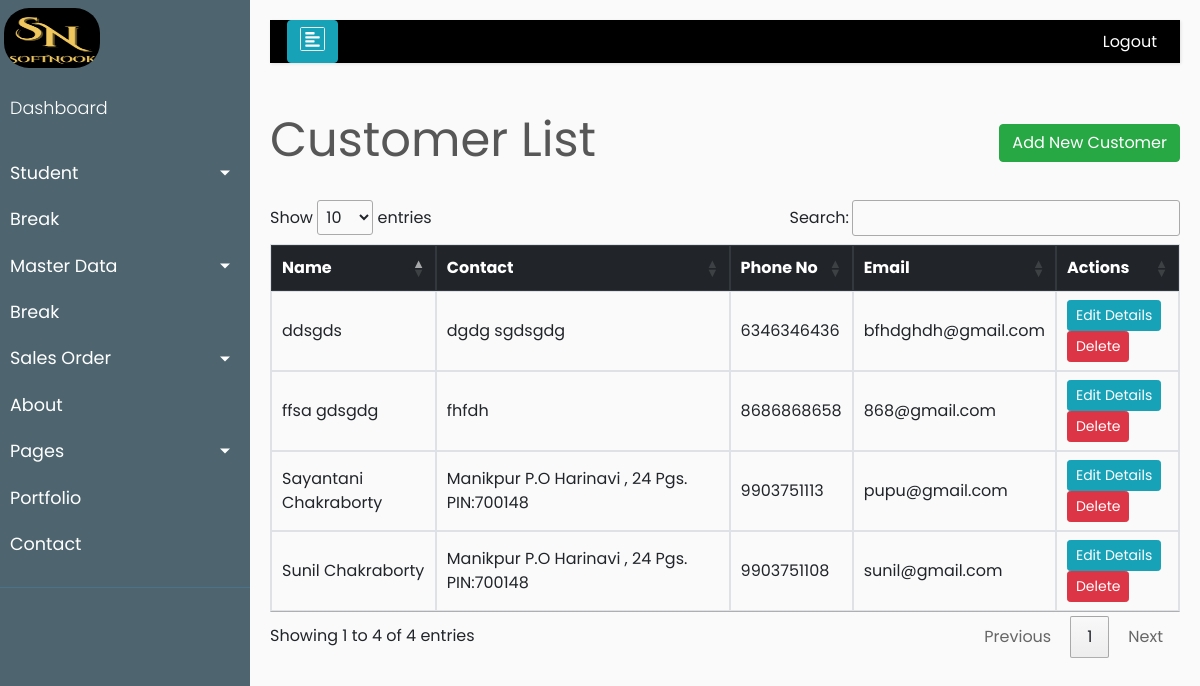
Page /product/customers/ on the earlier database version.
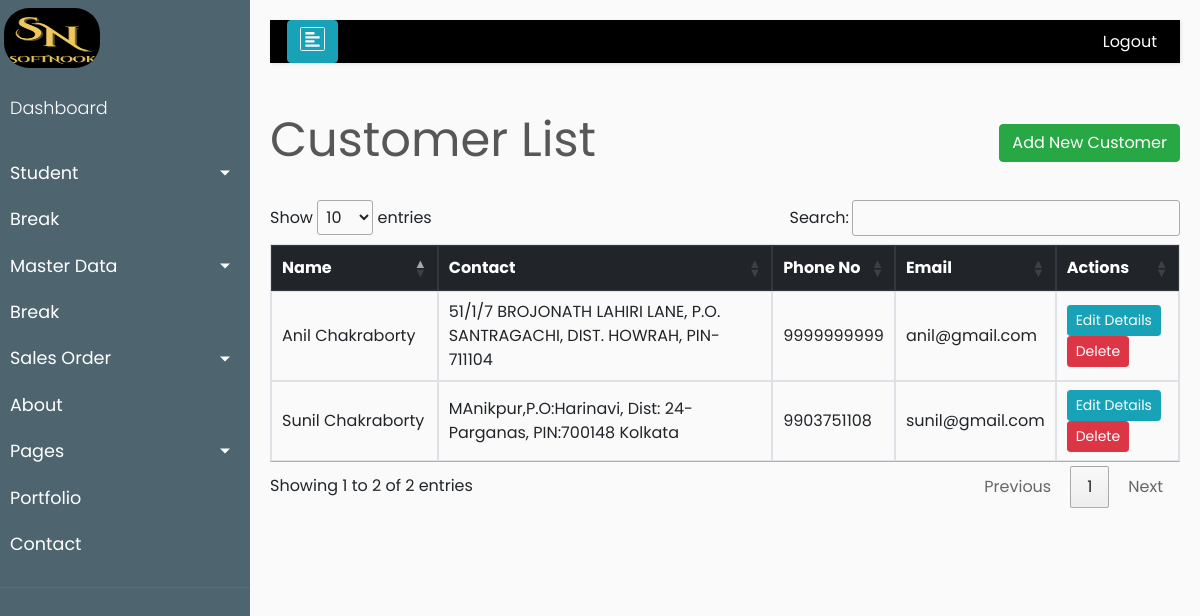
Same page on the later database version.
### product/models.py (models this page shows, shortened)
class Customer(models.Model):
    id              = models.AutoField(primary_key=True)
    name            = models.CharField(verbose_name='Name',max_length=150,null=True, blank=True)
    phone           = models.CharField(verbose_name='Phone',max_length=12, unique=True)
    address         = models.CharField(verbose_name='Address',max_length=200,null=True)
    email           = models.EmailField(verbose_name='Email',max_length=50, unique=True)
    created_date    = models.DateTimeField(auto_now_add=True)
    modified_date   = models.DateTimeField(auto_now=True)
    fk_email 	    = models.ForeignKey(Account,verbose_name="email key", on_delete=models.CASCADE, null=True, blank=True)
    is_deleted      = models.BooleanField(default=False)

### product/views.py (the view)
# urls.py: path('customers/', CustomerListView.as_view(), name='customers-list'),
class CustomerListView(ListView):
    model = Customer
    template_name = "product/customer_list1.html"
    queryset = Customer.objects.filter(is_deleted=False)

### product/templates/product/customer_list1.html (shortened to what this page needs)
{% extends 'base.html' %}
{% load static %}
{% block content %}
    <div class="row" style="color: #575757; font-style: bold; font-size: 3rem;">
        <div class="col-md-8">Customer List</div>
        <div class="col-md-4">
            <div style="float:right;"> <a class="btn btn-success" href="{% url 'product:new-customer' %}">Add New Customer</a> </div>
        </div>
    </div>
    <br>
    <table id="product" class="table table-css table-hover table-bordered">
        <thead class="thead-dark align-middle">
            <tr>
                <th width="21%">Name</th>
                <th width="45%">Contact</th>
                <th width="10%">Phone No</th>
				<th width="10%">Email</th>
                <th width="14%">Actions</th>
			</tr>
        </thead>
{% if object_list %}
        <tbody>
            {% for customer in object_list %}
            <tr>
				<td class="align-middle"> {{ customer.name }} </td>
                <td class="align-middle"> {{ customer.address }} </td>
				<td class="align-middle"> {{ customer.phone }} </td>
				<td class="align-middle"> {{ customer.email }} </td>
                <td class="align-middle">
                    <div class="align-middle">
                        <a href="{% url 'product:edit-customer' customer.pk %}" class="btn btn-info btn-sm">Edit Details</a>
						<a href="{% url 'product:delete-customer' customer.pk %}" class="btn btn-danger btn-sm">Delete</a>
					</div>
                </td>
            </tr>
            {% endfor %}
        </tbody>
    </table>
{% else %}
        <tbody></tbody>
    </table>
    <br><br><br><br><br><br><br><br>
    <div style="color: #575757; font-style: bold; font-size: 1.5rem; text-align: center;">The records are empty. Please try adding some.</div>
{% endif %}
{% endblock content %}

Differences in the rows shown:
removed Customer: name "Sayantani Chakraborty", address "Manikpur P.O Harinavi , 24 Pgs. PIN:700148", phone "9903751113", email "pupu@gmail.com"
removed Customer: name "ffsa gdsgdg", address "fhfdh", phone "8686868658", email "868@gmail.com"
removed Customer: name "ddsgds", address "dgdg sgdsgdg", phone "6346346436", email "bfhdghdh@gmail.com"
changed Customer "Sunil Chakraborty": address "Manikpur P.O Harinavi , 24 Pgs. PIN:700148" → "MAnikpur,P.O:Harinavi, Dist: 24-Parganas, PIN:700148 Kolkata"
now on this page (row edited): Customer: name "Anil Chakraborty", address "51/1/7 BROJONATH LAHIRI LANE, P.O. SANTRAGACHI, DIST. HOWRAH, PIN-711104", phone "9999999999", email "anil@gmail.com"
Other differences:
text written by a page script: "Show entries Search: Showing 1 to 4 of 4 entries Previous 1 Next" → "Show entries Search: Showing 1 to 2 of 2 entries Previous 1 Next"
